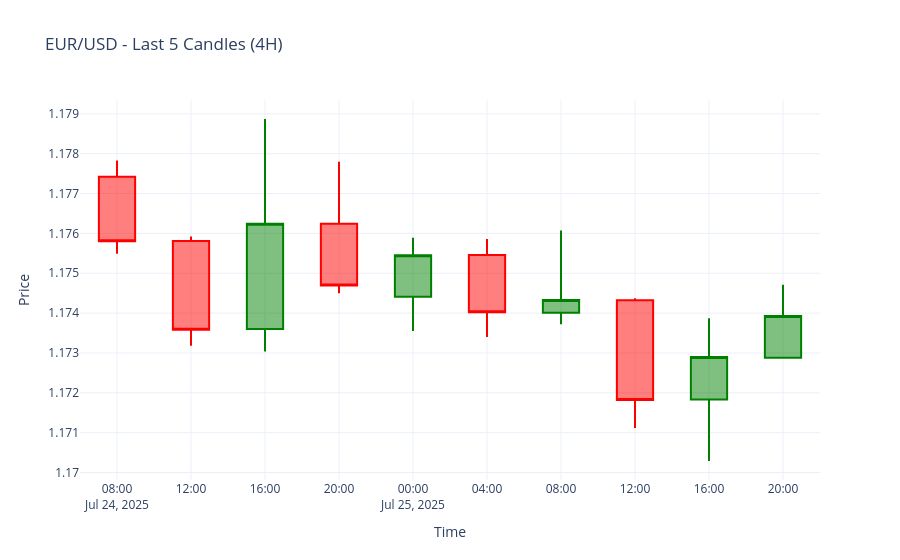

The notebook cell this image was saved under:
### Markdown cell above
## Loading and Preprocessing Data
This section loads the EUR/USD historical dataset, parses the timestamps, and prepares the data for analysis. It then displays a portion of the data both as a preview table and a candlestick chart to help visually inspect recent market behavior.

### Code cell
import MetaTrader5 as mt5
import pandas as pd
from datetime import datetime, timedelta
import plotly.graph_objects as go

def download_mt5_data(
    symbol="EURUSD!",
    timeframe=mt5.TIMEFRAME_H4,
    years=2,
    output_file="eurusd_4h_2years.csv"
):
    """
    Downloads historical 4-hour price data from MetaTrader 5.
    Falls back to CSV if MT5 is unavailable.
    Returns a DataFrame with timestamp, open, high, low, close, tick_volume.
    """

    try:
        if not mt5.initialize():
            raise RuntimeError(f"MT5 initialization failed: {mt5.last_error()}")

        end_time = datetime.now()
        start_time = end_time - timedelta(days=365 * years)

        if not mt5.symbol_select(symbol, True):
            raise RuntimeError(f"Failed to select symbol {symbol}")

        rates = mt5.copy_rates_range(symbol, timeframe, start_time, end_time)
        mt5.shutdown()

        if rates is None or len(rates) == 0:
            raise ValueError(f"No data returned for {symbol}.")

        df = pd.DataFrame(rates)
        df['timestamp'] = pd.to_datetime(df['time'], unit='s')
        df = df[['timestamp', 'open', 'high', 'low', 'close', 'tick_volume']]

        return df

    except Exception as e:
        print(f"MT5 data download failed: {e}")
        print("Loading fallback data from CSV...")
        df = pd.read_csv(output_file, parse_dates=['timestamp'])
        return df



df_raw = download_mt5_data()
print("Chart Head:")
print(df_raw.head())
print("Chart Tail")
print(df_raw.tail())

tail_df = df_raw.tail(10)
fig = go.Figure(data=[go.Candlestick(
    x=tail_df['timestamp'],
    open=tail_df['open'],
    high=tail_df['high'],
    low=tail_df['low'],
    close=tail_df['close'],
    increasing_line_color='green',
    decreasing_line_color='red'
)])

fig.update_layout(
    title="EUR/USD - Last 5 Candles (4H)",
    xaxis_title="Time",
    yaxis_title="Price",
    xaxis_rangeslider_visible=False,
    template='plotly_white'
)

fig.show()

### Figure 1 — Plotly figure (JSON) as saved in the notebook; plotly's stock layout.template omitted (floating-point values rounded to 4 significant figures)
{"data": [{"close": [1.176, 1.174, 1.176, 1.175, 1.175, 1.174, 1.174, 1.172, 1.173, 1.174], "decreasing": {"line": {"color": "red"}}, "high": [1.178, 1.176, 1.179, 1.178, 1.176, 1.176, 1.176, 1.174, 1.174, 1.175], "increasing": {"line": {"color": "green"}}, "low": [1.175, 1.173, 1.173, 1.175, 1.174, 1.173, 1.174, 1.171, 1.17, 1.173], "open": [1.177, 1.176, 1.174, 1.176, 1.174, 1.175, 1.174, 1.174, 1.172, 1.173], "type": "candlestick", "x": ["2025-07-24T08:00:00.000000000", "2025-07-24T12:00:00.000000000", "2025-07-24T16:00:00.000000000", "2025-07-24T20:00:00.000000000", "2025-07-25T00:00:00.000000000", "2025-07-25T04:00:00.000000000", "2025-07-25T08:00:00.000000000", "2025-07-25T12:00:00.000000000", "2025-07-25T16:00:00.000000000", "2025-07-25T20:00:00.000000000"]}], "layout": {"title": {"text": "EUR/USD - Last 5 Candles (4H)"}, "xaxis": {"rangeslider": {"visible": false}, "title": {"text": "Time"}}, "yaxis": {"title": {"text": "Price"}}}}
